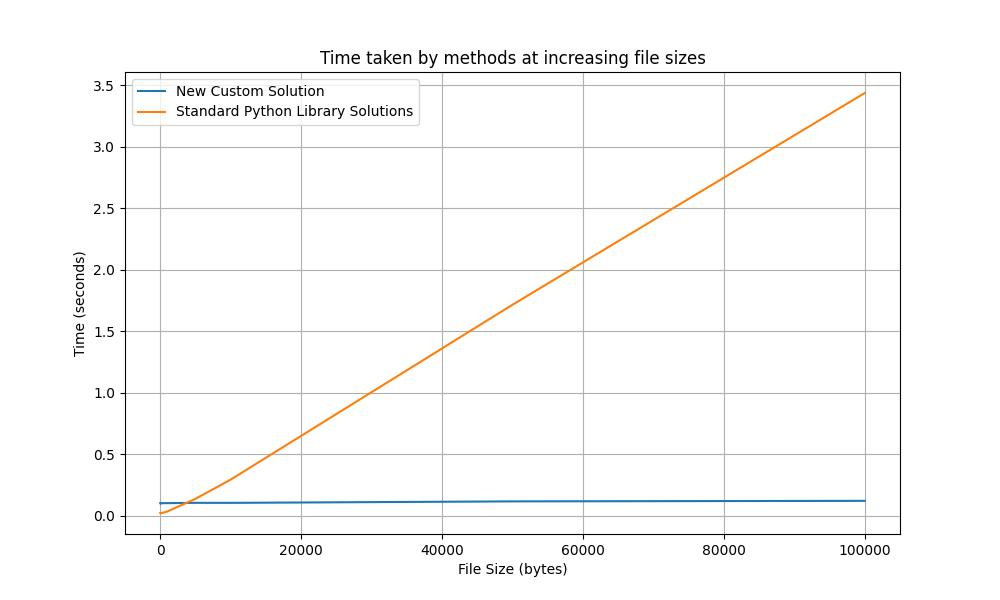

Write the Python code that produced this figure.
import os
import random
import shutil
import tempfile
import timeit
import zipfile

import matplotlib.pyplot as plt

from interprocess_deletion_example import delete_file_from_zip

# Function definitions
def overwrite_in_zip_file(zip_file_path, file_path, data):
    delete_file_from_zip(zip_file_path,file_path)
    with zipfile.ZipFile(zip_file_path, 'a') as zip_write:
        zip_write.writestr(file_path, data)

def replace_in_zip_file(zip_file_path, file_path, data):
    temp_filename = tempfile.mktemp()
    with zipfile.ZipFile(zip_file_path, 'r') as zip_read:
        with zipfile.ZipFile(temp_filename, 'w', zipfile.ZIP_DEFLATED) as zip_write:
            for item in zip_read.infolist():
                if item.filename != file_path:
                    zip_write.writestr(item, zip_read.read(item.filename))
                else:
                    zip_write.writestr(file_path, data)
    shutil.move(temp_filename, zip_file_path)

# Test setup
def create_zip_file(filename, data):
    with zipfile.ZipFile(filename, 'w', zipfile.ZIP_DEFLATED) as zipf:
        for i in range(100):
            zipf.writestr(f'dummy_text_{i}.txt', f'{data}')


# Time measurement
file_sizes = [10, 50, 100, 500,1000, 5000, 10000, 50000, 100000]
overwrite_times = []
replace_times = []

for size in file_sizes:
    data = bytes(random.randint(0, 255) for _ in range(size))

    # Measure overwrite_in_zip_file
    create_zip_file('overwrite.zip', data)
    start_time = timeit.default_timer()
    overwrite_in_zip_file('overwrite.zip', 'dummy_text_5.txt', data)
    end_time = timeit.default_timer()
    overwrite_times.append(end_time - start_time)

    # Measure replace_in_zip_file
    create_zip_file('rewrite_by_comparison.zip', data)
    start_time = timeit.default_timer()
    replace_in_zip_file('rewrite_by_comparison.zip', 'dummy_text_5.txt', data)
    end_time = timeit.default_timer()
    replace_times.append(end_time - start_time)

# Matplotlib plot
plt.figure(figsize=(10, 6))
plt.plot(file_sizes, overwrite_times, label='New Custom Solution')
plt.plot(file_sizes, replace_times, label='Standard Python Library Solutions')
plt.xlabel('File Size (bytes)')
plt.ylabel('Time (seconds)')
plt.title('Time taken by methods at increasing file sizes')
plt.legend()
plt.grid(True)
plt.show()
